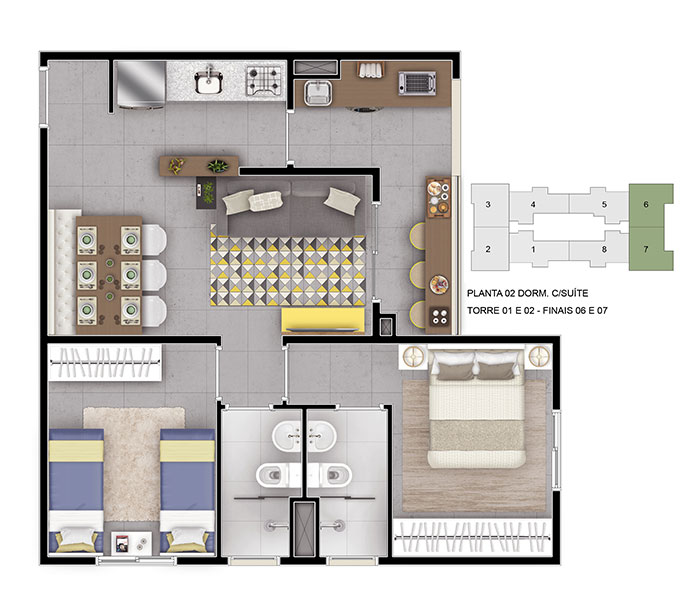
#> input picture resources/planta.jpg, 684 x 604 px
$ python mostraImagem.py
#> lines starting #> are read from the running program, lines starting #| are printed output that depends on the picture
import cv2
import numpy as np

img = cv2.imread("resources/planta.jpg")
#> img is the input picture: shape (604, 684, 3); mean B, G, R 196.7, 199.6, 202.8
print(img.shape)
#| (604, 684, 3)
print("hight, width, channel bgr")
cinza = cv2.cvtColor(img, cv2.COLOR_BGR2GRAY)
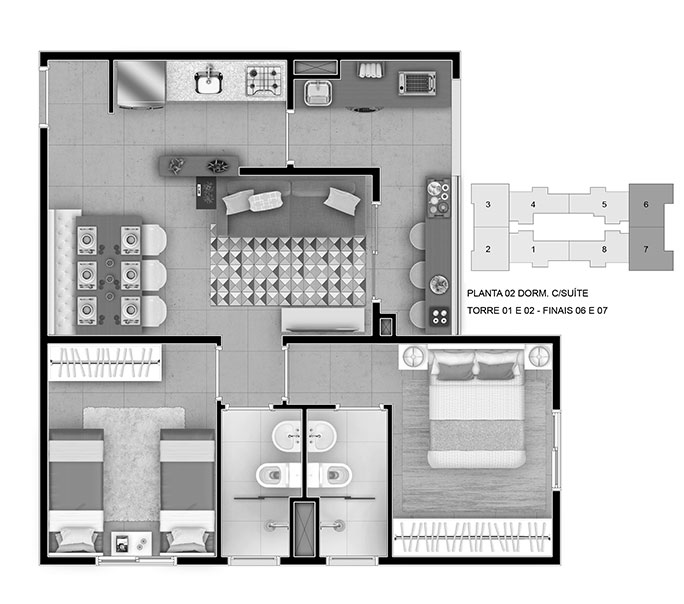
#> cinza: shape (604, 684); min 0, max 255, mean 200.2
redimecionar = cv2.resize(img, (1026, 906))

# [5 lines of commented-out code are left out]

cv2.imshow("original", img)
cv2.imshow("cinza", cinza)
cv2.imshow("maior", redimecionar)
# [4 lines of commented-out code are left out]
cv2.waitKey(0)   # 0 mostra sempre, 1000 mostra por 1 min

if cv2.waitKey(0) == ord('q'):
#> (key q is pressed here)
	cv2.destroyAllWindows()
